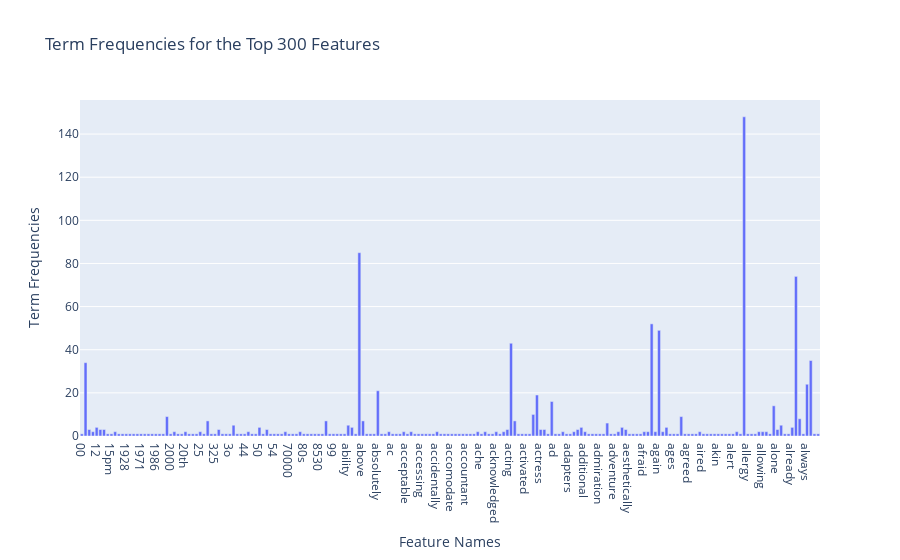

The cell this chart's notebook holds for it:
### Code cell
fig.show()

### Figure 1 — Plotly figure (JSON) as saved in the notebook; plotly's stock layout.template omitted (floating-point values rounded to 4 significant figures; data arrays with more than 128 entries replaced by an {"elided": "..."} marker saying what was removed)
{"data": [{"alignmentgroup": "True", "hovertemplate": "<b>%{hovertext}</b><br><br>Feature Names=%{x}<br>Term Frequencies=%{y}<extra></extra>", "hovertext": {"elided": "200 str values"}, "legendgroup": "", "marker": {"color": "#636efa", "pattern": {"shape": ""}}, "name": "", "offsetgroup": "", "orientation": "v", "showlegend": false, "textposition": "auto", "type": "bar", "x": {"elided": "200 str values"}, "xaxis": "x", "y": {"elided": "200 int values"}, "yaxis": "y"}], "layout": {"barmode": "relative", "legend": {"tracegroupgap": 0}, "title": {"text": "Term Frequencies for the Top 300 Features"}, "xaxis": {"anchor": "y", "domain": [0, 1], "title": {"text": "Feature Names"}}, "yaxis": {"anchor": "x", "domain": [0, 1], "title": {"text": "Term Frequencies"}}}}
